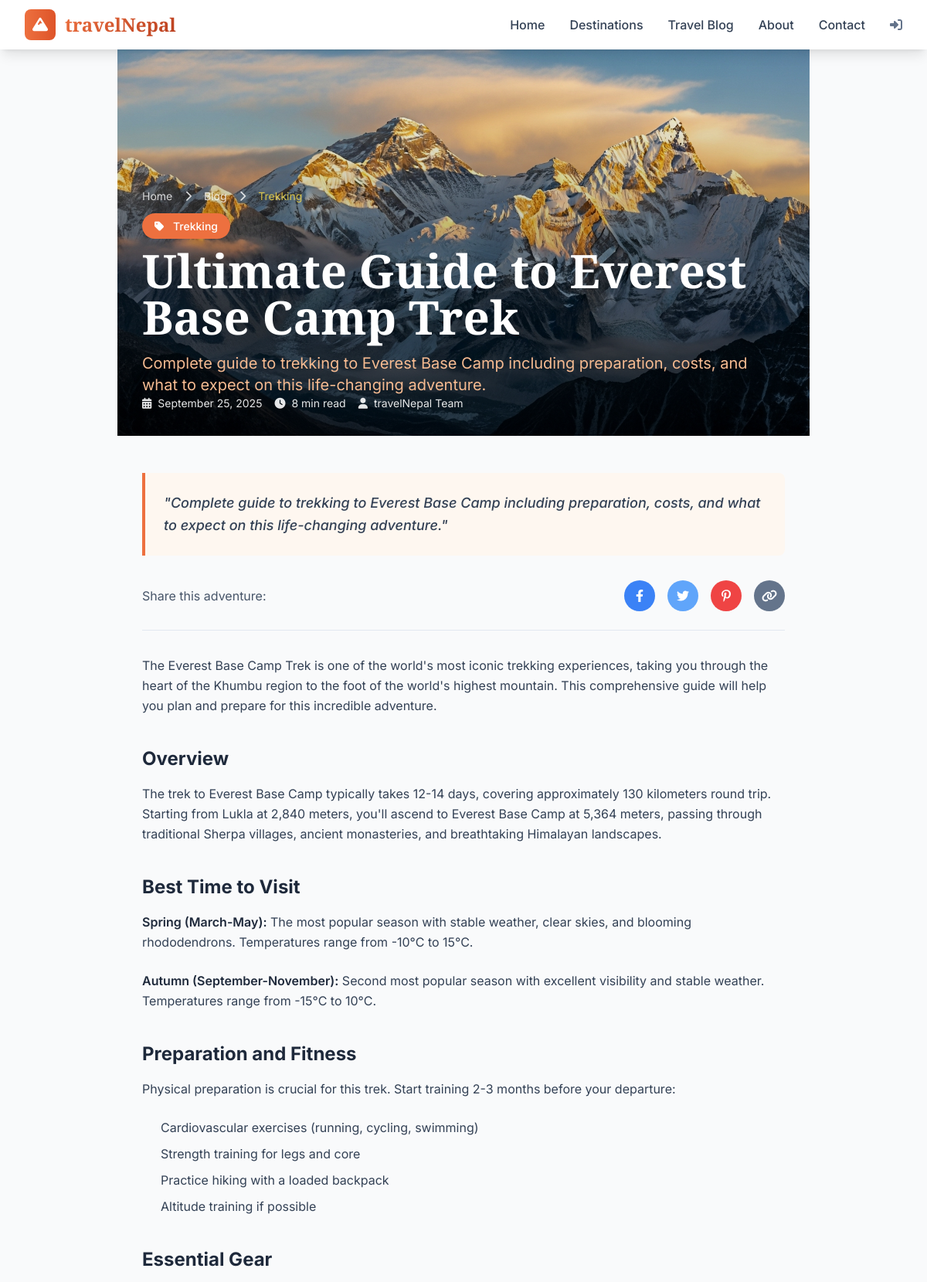
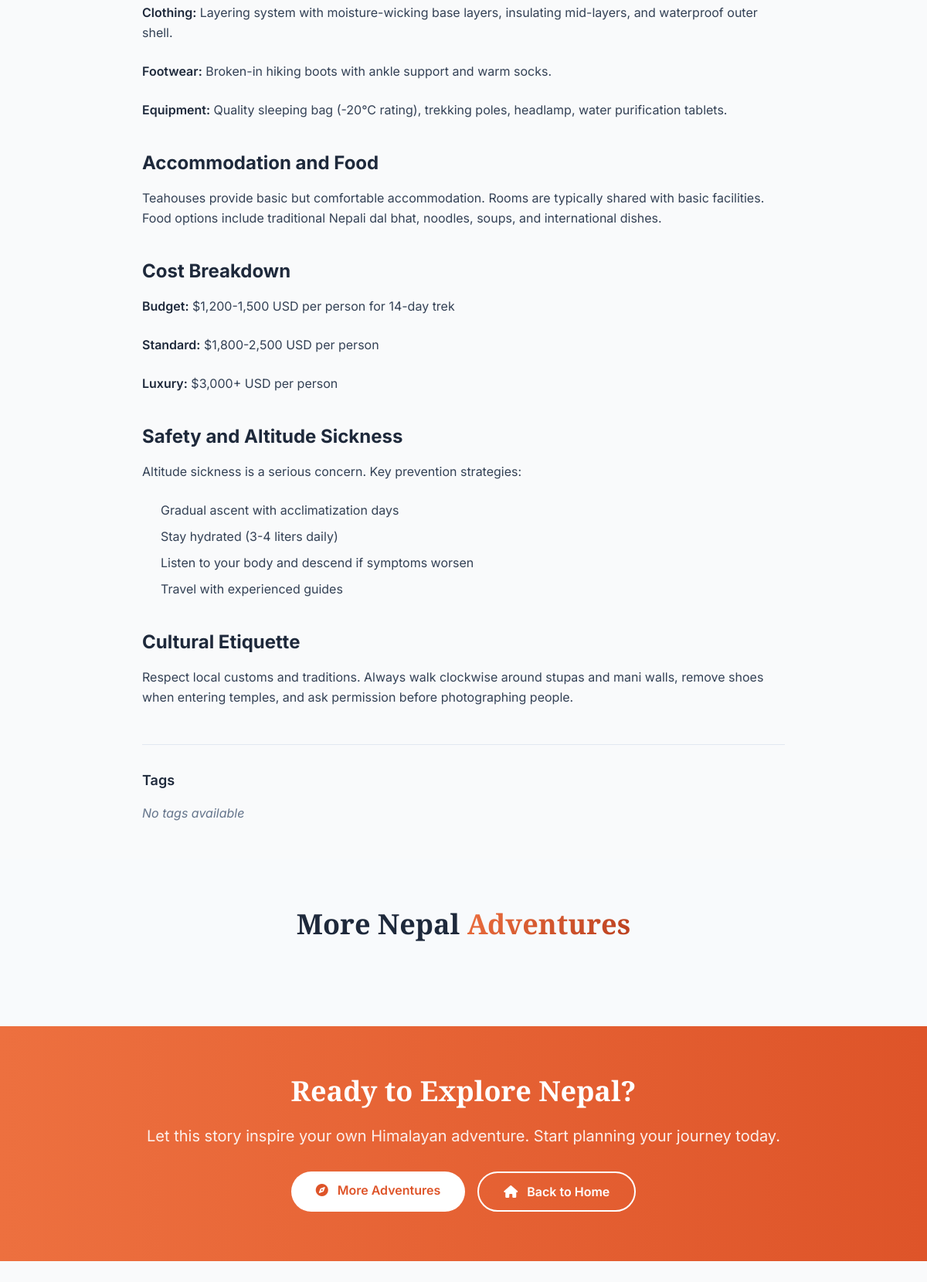
The app's page /blog/ultimate-guide-everest-base-camp-trek with its own data (2 pictures, top to bottom).
### tables this page shows
CREATE TABLE IF NOT EXISTS `posts` (
  `id` int(11) NOT NULL AUTO_INCREMENT,
  `title` varchar(255) NOT NULL,
  `slug` varchar(255) NOT NULL,
  `content` text NOT NULL,
  `excerpt` text DEFAULT NULL,
  `featured_image` varchar(255) DEFAULT NULL,
  `category` varchar(50) DEFAULT NULL,
  `tags` text DEFAULT NULL,
  `author_id` int(11) DEFAULT NULL,
  `published` tinyint(1) NOT NULL DEFAULT 0,
  `created_at` timestamp NOT NULL DEFAULT current_timestamp(),
  `updated_at` timestamp NOT NULL DEFAULT current_timestamp() ON UPDATE current_timestamp(),
  PRIMARY KEY (`id`),
  UNIQUE KEY `slug` (`slug`),
  KEY `author_id` (`author_id`),
  CONSTRAINT `posts_ibfk_1` FOREIGN KEY (`author_id`) REFERENCES `users` (`id`) ON DELETE SET NULL
);

### templates/blog/post.php (the view, shortened to what the rows shown need)
<article class="max-w-4xl mx-auto">
    <div class="relative h-96 md:h-[500px] overflow-hidden">
        <img src="<?php echo ensureFullImageUrl(htmlspecialchars($post['featured_image'])); ?>"
             alt="<?php echo htmlspecialchars($post['title']); ?>"
             class="w-full h-full object-cover">
        <div class="absolute inset-0 bg-gradient-to-t from-black/50 to-transparent"></div>
        <div class="absolute bottom-0 left-0 right-0 p-6 md:p-8 text-white">
            <div class="max-w-4xl mx-auto">
                <nav class="mb-4">
                    <ol class="flex items-center space-x-2 text-sm opacity-80">
                        <li><a href="<?php echo siteUrl(); ?>" class="hover:text-yellow-300 transition-colors">Home</a></li>
                        <li><i class="fas fa-chevron-right mx-2"></i></li>
                        <li><a href="<?php echo siteUrl('blog'); ?>" class="hover:text-yellow-300 transition-colors">Blog</a></li>
                        <li><i class="fas fa-chevron-right mx-2"></i></li>
                        <li class="text-yellow-300"><?php echo htmlspecialchars($post['category']); ?></li>
                    </ol>
                </nav>
                <div class="mb-4">
                    <span class="bg-nepal-500 text-white px-4 py-2 rounded-full text-sm font-medium">
                        <i class="fas fa-tag mr-2"></i>
                        <?php echo htmlspecialchars($post['category']); ?>
                    </span>
                </div>
                <h1 class="text-5xl md:text-6xl font-display font-bold mb-4 leading-tight">
                    <?php echo htmlspecialchars($post['title']); ?>
                </h1>
                <p class="text-xl text-nepal-300"><?php echo htmlspecialchars($post['excerpt'] ?? ''); ?></p>
                <div class="flex flex-wrap items-center gap-4 text-sm opacity-90">
                    <div class="flex items-center">
                        <i class="fas fa-calendar-alt mr-2"></i>
                        <span><?php echo formatDate($post['created_at']); ?></span>
                    </div>
                    <div class="flex items-center">
                        <i class="fas fa-clock mr-2"></i>
                        <span>8 min read</span>
                    </div>
                    <div class="flex items-center">
                        <i class="fas fa-user mr-2"></i>
                        <span>travelNepal Team</span>
                    </div>
                </div>
            </div>
        </div>
    </div>
    <div class="px-4 sm:px-6 lg:px-8 py-12">
        <div class="max-w-4xl mx-auto">
            <div class="bg-nepal-50 border-l-4 border-nepal-500 p-6 mb-8 rounded-r-lg">
                <p class="text-lg text-mountain-700 leading-relaxed font-medium italic">
                    "<?php echo htmlspecialchars($post['excerpt']); ?>"
                </p>
            </div>
            <div class="flex items-center justify-between mb-8 pb-6 border-b border-mountain-200">
                <div class="text-mountain-600">
                    Share this adventure:
                </div>
                <div class="flex space-x-4">
                    <button class="bg-blue-500 hover:bg-blue-600 text-white w-10 h-10 rounded-full flex items-center justify-center transition-colors" onclick="shareArticle('facebook')" title="Share on Facebook">
                        <i class="fab fa-facebook-f"></i>
                    </button>
                    <button class="bg-blue-400 hover:bg-blue-500 text-white w-10 h-10 rounded-full flex items-center justify-center transition-colors" onclick="shareArticle('twitter')" title="Share on Twitter">
                        <i class="fab fa-twitter"></i>
                    </button>
                    <button class="bg-red-500 hover:bg-red-600 text-white w-10 h-10 rounded-full flex items-center justify-center transition-colors" onclick="shareArticle('pinterest')" title="Pin to Pinterest">
                        <i class="fab fa-pinterest-p"></i>
                    </button>
                    <button class="bg-mountain-500 hover:bg-mountain-600 text-white w-10 h-10 rounded-full flex items-center justify-center transition-colors" onclick="shareArticle('copy')" title="Copy Link">
                        <i class="fas fa-link"></i>
                    </button>
                </div>
            </div>
            <div class="prose prose-lg prose-mountain max-w-none">
                <div class="article-content text-mountain-700 leading-relaxed">
                    <?php echo $post['content']; ?>
                </div>
            </div>
            <div class="mt-12 pt-8 border-t border-mountain-200">
                <h3 class="text-lg font-semibold text-mountain-800 mb-4">Tags</h3>
                <div class="flex flex-wrap gap-3">
                    <?php if (isset($post['tags']) && is_array($post['tags']) && !empty($post['tags'])): ?>
                        <?php foreach ($post['tags'] as $tag): ?>
                        <span class="bg-mountain-100 hover:bg-nepal-100 text-mountain-700 hover:text-nepal-700 px-4 py-2 rounded-full text-sm transition-colors cursor-pointer">
                            #<?php echo htmlspecialchars($tag); ?>
                        </span>
                        <?php endforeach; ?>
                    <?php else: ?>
                        <span class="text-mountain-500 italic">No tags available</span>
                    <?php endif; ?>
                </div>
            </div>
        </div>
    </div>
</article>
<section class="py-16 bg-mountain-50">
    <div class="max-w-7xl mx-auto px-4 sm:px-6 lg:px-8">
        <h2 class="text-3xl md:text-4xl font-display font-bold text-mountain-800 mb-12 text-center">
            More Nepal <span class="text-gradient">Adventures</span>
        </h2>
    </div>
</section>
<section class="py-16 bg-gradient-to-r from-nepal-500 to-nepal-600 text-white">
    <div class="max-w-4xl mx-auto px-4 sm:px-6 lg:px-8 text-center">
        <h2 class="text-3xl md:text-4xl font-display font-bold mb-6">
            Ready to Explore Nepal?
        </h2>
        <p class="text-xl mb-8 opacity-90">
            Let this story inspire your own Himalayan adventure. Start planning your journey today.
        </p>
        <div class="flex flex-col sm:flex-row gap-4 justify-center">
            <a href="<?php echo siteUrl('blog'); ?>" class="bg-white text-nepal-600 hover:text-nepal-700 font-semibold px-8 py-3 rounded-full transition-colors">
                <i class="fas fa-compass mr-2"></i>
                More Adventures
            </a>
            <a href="<?php echo siteUrl(); ?>" class="border-2 border-white hover:bg-white hover:text-nepal-600 font-semibold px-8 py-3 rounded-full transition-colors">
                <i class="fas fa-home mr-2"></i>
                Back to Home
            </a>
        </div>
    </div>
</section>
<?php
include TEMPLATES_PATH . '/layout.php';
?>

### includes/router.php (shortened to what the rows shown need)
<?php
class Router {
    private $routes = [];
    public function get($path, $callback) {
        $this->routes['GET'][$path] = $callback;
    }
    public function post($path, $callback) {
        $this->routes['POST'][$path] = $callback;
    }
    public function run() {
        $method = $_SERVER['REQUEST_METHOD'];
        $path = parse_url($_SERVER['REQUEST_URI'], PHP_URL_PATH);
        $basePath = '/travelNepal';
        if (strpos($path, $basePath) === 0) {
            $path = substr($path, strlen($basePath));
        }
        foreach ($this->routes[$method] ?? [] as $route => $callback) {
            if (strpos($route, '{') !== false) {
                $pattern = preg_replace('/\{[^}]+\}/', '([^/]+)', $route);
                $pattern = '#^' . $pattern . '$#';
                if (preg_match($pattern, $path, $matches)) {
                    array_shift($matches);
                    return call_user_func_array($callback, $matches);
                }
            }
        }
    }
}
?>

### records on screen
posts: featured_image (picture), category "Trekking", title "Ultimate Guide to Everest Base Camp Trek", excerpt "Complete guide to trekking to Everest Base Camp including preparation, costs, and what to expect on this life-changing adventure.", content "The Everest Base Camp Trek is one of the world's most iconic trekking experiences, taking you through the heart of the Khumbu region to the foot of the world's highest mountain. This comprehensive guide will help you plan and prepare for this incredible adventure. Overview The trek to Everest Base Camp typically takes 12-14 days, covering approximately 130 kilometers round trip. Starting from Lukla at 2,840 meters, you'll ascend to Everest Base Camp at 5,364 meters, passing through traditional Sherpa villages, ancient monasteries, and breathtaking Himalayan landscapes. Best Time to Visit Spring (March-May): The most popular season with stable weather, clear skies, and blooming…"

### other values on screen
formatDate($post['created_at']) "September 25, 2025"
